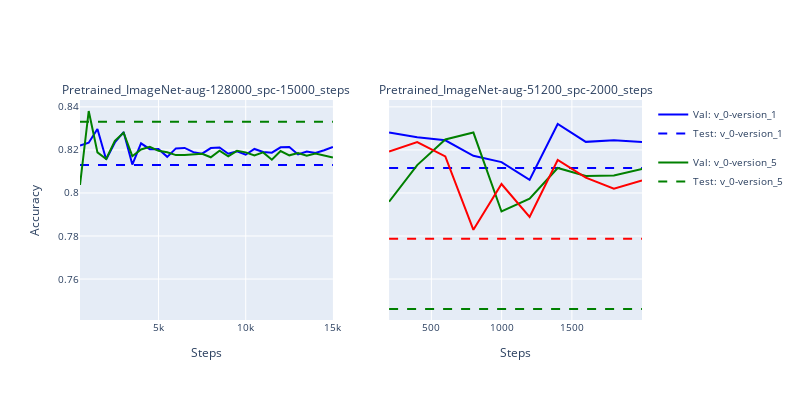
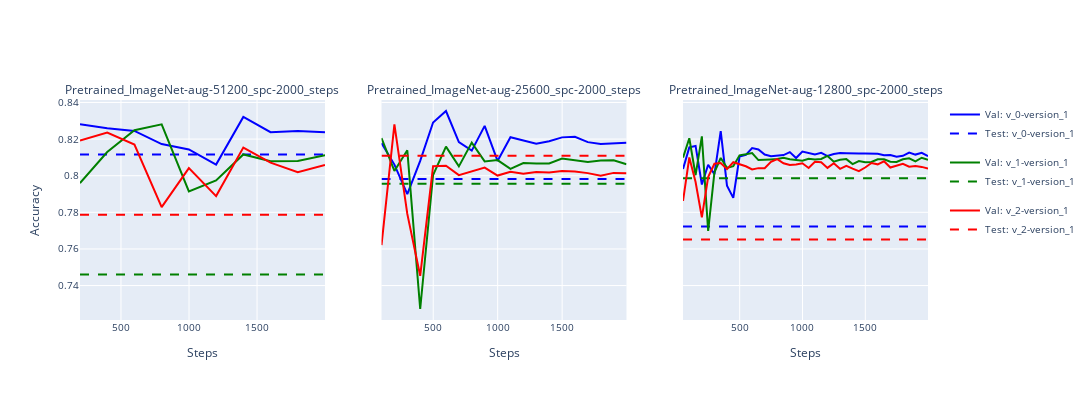
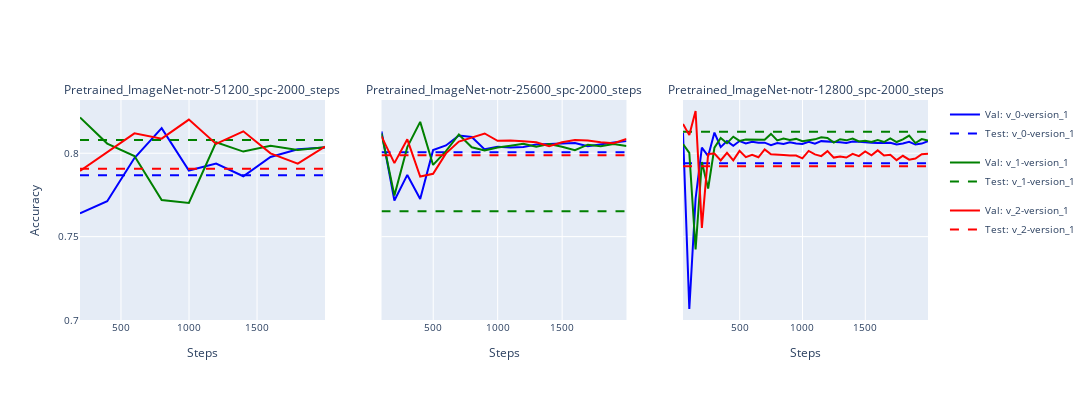

The code cell stored with these charts, in order, in its notebook:
### Code cell
from pcam.utils import plot_results_plotly

plot_results_plotly(sorted_list=['Pretrained_ImageNet-aug-128000_spc-15000_steps','Pretrained_ImageNet-aug-51200_spc-2000_steps'], stats=supervised_stats)

plot_results_plotly(sorted_list=['Pretrained_ImageNet-aug-51200_spc-2000_steps',
                          'Pretrained_ImageNet-aug-25600_spc-2000_steps',
                          'Pretrained_ImageNet-aug-12800_spc-2000_steps'], stats=supervised_stats)

plot_results_plotly(sorted_list=['Pretrained_ImageNet-notr-51200_spc-2000_steps',
                          'Pretrained_ImageNet-notr-25600_spc-2000_steps',
                          'Pretrained_ImageNet-notr-12800_spc-2000_steps'], stats=supervised_stats)

### Figure 1 — Plotly figure (JSON) as saved in the notebook; plotly's stock layout.template omitted (floating-point values rounded to 4 significant figures)
{"data": [{"legendgroup": "Pretrained_ImageNet-aug-128000_spc-15000_steps_v_0-version_1", "line": {"color": "blue"}, "mode": "lines", "name": "Val: v_0-version_1", "showlegend": true, "type": "scatter", "x": [499, 999, 1499, 1999, 2499, 2999, 3499, 3999, 4499, 4999, 5499, 5999, 6499, 6999, 7499, 7999, 8499, 8999, 9499, 9999, 10499, 10999, 11499, 11999, 12499, 12999, 13499, 13999, 14499, 14999], "xaxis": "x", "y": [0.822, 0.8233, 0.8297, 0.8155, 0.8235, 0.8283, 0.8132, 0.8231, 0.8203, 0.8204, 0.8168, 0.8207, 0.8209, 0.819, 0.8182, 0.8209, 0.8211, 0.8182, 0.8194, 0.8177, 0.8204, 0.819, 0.8187, 0.8212, 0.8213, 0.8179, 0.8193, 0.8186, 0.8199, 0.8214], "yaxis": "y"}, {"legendgroup": "Pretrained_ImageNet-aug-128000_spc-15000_steps_v_0-version_1", "line": {"color": "blue", "dash": "dash"}, "mode": "lines", "name": "Test: v_0-version_1", "showlegend": true, "type": "scatter", "x": [499, 14999], "xaxis": "x", "y": [0.813, 0.813], "yaxis": "y"}, {"legendgroup": "Pretrained_ImageNet-aug-128000_spc-15000_steps_v_0-version_5", "line": {"color": "green"}, "mode": "lines", "name": "Val: v_0-version_5", "showlegend": true, "type": "scatter", "x": [499, 999, 1499, 1999, 2499, 2999, 3499, 3999, 4499, 4999, 5499, 5999, 6499, 6999, 7499, 7999, 8499, 8999, 9499, 9999, 10499, 10999, 11499, 11999, 12499, 12999, 13499, 13999, 14499, 14999], "xaxis": "x", "y": [0.8037, 0.8381, 0.8188, 0.8158, 0.8242, 0.828, 0.8171, 0.8202, 0.8215, 0.8196, 0.8189, 0.8176, 0.8176, 0.8177, 0.8182, 0.8166, 0.8196, 0.817, 0.8196, 0.8188, 0.8174, 0.8188, 0.8154, 0.8195, 0.8175, 0.8185, 0.8173, 0.8183, 0.8174, 0.8164], "yaxis": "y"}, {"legendgroup": "Pretrained_ImageNet-aug-128000_spc-15000_steps_v_0-version_5", "line": {"color": "green", "dash": "dash"}, "mode": "lines", "name": "Test: v_0-version_5", "showlegend": true, "type": "scatter", "x": [499, 14999], "xaxis": "x", "y": [0.833, 0.833], "yaxis": "y"}, {"legendgroup": "Pretrained_ImageNet-aug-51200_spc-2000_steps_v_0-version_1", "line": {"color": "blue"}, "mode": "lines", "name": "Val: v_0-version_1", "showlegend": false, "type": "scatter", "x": [199, 399, 599, 799, 999, 1199, 1399, 1599, 1799, 1999], "xaxis": "x2", "y": [0.8281, 0.8259, 0.8245, 0.8173, 0.8143, 0.8061, 0.8321, 0.8237, 0.8245, 0.8237], "yaxis": "y2"}, {"legendgroup": "Pretrained_ImageNet-aug-51200_spc-2000_steps_v_0-version_1", "line": {"color": "blue", "dash": "dash"}, "mode": "lines", "name": "Test: v_0-version_1", "showlegend": false, "type": "scatter", "x": [199, 1999], "xaxis": "x2", "y": [0.8116, 0.8116], "yaxis": "y2"}, {"legendgroup": "Pretrained_ImageNet-aug-51200_spc-2000_steps_v_1-version_1", "line": {"color": "green"}, "mode": "lines", "name": "Val: v_1-version_1", "showlegend": false, "type": "scatter", "x": [199, 399, 599, 799, 999, 1199, 1399, 1599, 1799, 1999], "xaxis": "x2", "y": [0.7959, 0.8129, 0.8249, 0.8281, 0.7914, 0.7974, 0.8116, 0.8079, 0.8081, 0.8112], "yaxis": "y2"}, {"legendgroup": "Pretrained_ImageNet-aug-51200_spc-2000_steps_v_1-version_1", "line": {"color": "green", "dash": "dash"}, "mode": "lines", "name": "Test: v_1-version_1", "showlegend": false, "type": "scatter", "x": [199, 1999], "xaxis": "x2", "y": [0.7461, 0.7461], "yaxis": "y2"}, {"legendgroup": "Pretrained_ImageNet-aug-51200_spc-2000_steps_v_2-version_1", "line": {"color": "red"}, "mode": "lines", "name": "Val: v_2-version_1", "showlegend": false, "type": "scatter", "x": [199, 399, 599, 799, 999, 1199, 1399, 1599, 1799, 1999], "xaxis": "x2", "y": [0.8193, 0.8236, 0.817, 0.7829, 0.8041, 0.7889, 0.8153, 0.8071, 0.8019, 0.8058], "yaxis": "y2"}, {"legendgroup": "Pretrained_ImageNet-aug-51200_spc-2000_steps_v_2-version_1", "line": {"color": "red", "dash": "dash"}, "mode": "lines", "name": "Test: v_2-version_1", "showlegend": false, "type": "scatter", "x": [199, 1999], "xaxis": "x2", "y": [0.7787, 0.7787], "yaxis": "y2"}], "layout": {"annotations": [{"font": {"size": 12}, "showarrow": false, "text": "Pretrained_ImageNet-aug-128000_spc-15000_steps", "x": 0.225, "xanchor": "center", "xref": "paper", "y": 1, "yanchor": "bottom", "yref": "paper"}, {"font": {"size": 12}, "showarrow": false, "text": "Pretrained_ImageNet-aug-51200_spc-2000_steps", "x": 0.775, "xanchor": "center", "xref": "paper", "y": 1, "yanchor": "bottom", "yref": "paper"}], "font": {"size": 10}, "height": 400, "width": 800, "xaxis": {"anchor": "y", "domain": [0, 0.45], "title": {"text": "Steps"}}, "xaxis2": {"anchor": "y2", "domain": [0.55, 1], "title": {"text": "Steps"}}, "yaxis": {"anchor": "x", "domain": [0, 1], "title": {"text": "Accuracy"}}, "yaxis2": {"anchor": "x2", "domain": [0, 1], "matches": "y", "showticklabels": false}}}

### Figure 2 — Plotly figure (JSON) as saved in the notebook; plotly's stock layout.template omitted (floating-point values rounded to 4 significant figures)
{"data": [{"legendgroup": "Pretrained_ImageNet-aug-51200_spc-2000_steps_v_0-version_1", "line": {"color": "blue"}, "mode": "lines", "name": "Val: v_0-version_1", "showlegend": true, "type": "scatter", "x": [199, 399, 599, 799, 999, 1199, 1399, 1599, 1799, 1999], "xaxis": "x", "y": [0.8281, 0.8259, 0.8245, 0.8173, 0.8143, 0.8061, 0.8321, 0.8237, 0.8245, 0.8237], "yaxis": "y"}, {"legendgroup": "Pretrained_ImageNet-aug-51200_spc-2000_steps_v_0-version_1", "line": {"color": "blue", "dash": "dash"}, "mode": "lines", "name": "Test: v_0-version_1", "showlegend": true, "type": "scatter", "x": [199, 1999], "xaxis": "x", "y": [0.8116, 0.8116], "yaxis": "y"}, {"legendgroup": "Pretrained_ImageNet-aug-51200_spc-2000_steps_v_1-version_1", "line": {"color": "green"}, "mode": "lines", "name": "Val: v_1-version_1", "showlegend": true, "type": "scatter", "x": [199, 399, 599, 799, 999, 1199, 1399, 1599, 1799, 1999], "xaxis": "x", "y": [0.7959, 0.8129, 0.8249, 0.8281, 0.7914, 0.7974, 0.8116, 0.8079, 0.8081, 0.8112], "yaxis": "y"}, {"legendgroup": "Pretrained_ImageNet-aug-51200_spc-2000_steps_v_1-version_1", "line": {"color": "green", "dash": "dash"}, "mode": "lines", "name": "Test: v_1-version_1", "showlegend": true, "type": "scatter", "x": [199, 1999], "xaxis": "x", "y": [0.7461, 0.7461], "yaxis": "y"}, {"legendgroup": "Pretrained_ImageNet-aug-51200_spc-2000_steps_v_2-version_1", "line": {"color": "red"}, "mode": "lines", "name": "Val: v_2-version_1", "showlegend": true, "type": "scatter", "x": [199, 399, 599, 799, 999, 1199, 1399, 1599, 1799, 1999], "xaxis": "x", "y": [0.8193, 0.8236, 0.817, 0.7829, 0.8041, 0.7889, 0.8153, 0.8071, 0.8019, 0.8058], "yaxis": "y"}, {"legendgroup": "Pretrained_ImageNet-aug-51200_spc-2000_steps_v_2-version_1", "line": {"color": "red", "dash": "dash"}, "mode": "lines", "name": "Test: v_2-version_1", "showlegend": true, "type": "scatter", "x": [199, 1999], "xaxis": "x", "y": [0.7787, 0.7787], "yaxis": "y"}, {"legendgroup": "Pretrained_ImageNet-aug-25600_spc-2000_steps_v_0-version_1", "line": {"color": "blue"}, "mode": "lines", "name": "Val: v_0-version_1", "showlegend": false, "type": "scatter", "x": [99, 199, 299, 399, 499, 599, 699, 799, 899, 999, 1099, 1199, 1299, 1399, 1499, 1599, 1699, 1799, 1899, 1999], "xaxis": "x2", "y": [0.8178, 0.8061, 0.7899, 0.8081, 0.8291, 0.8353, 0.8183, 0.8137, 0.8272, 0.8081, 0.821, 0.8191, 0.8175, 0.8188, 0.8209, 0.8213, 0.8183, 0.8173, 0.8177, 0.8179], "yaxis": "y2"}, {"legendgroup": "Pretrained_ImageNet-aug-25600_spc-2000_steps_v_0-version_1", "line": {"color": "blue", "dash": "dash"}, "mode": "lines", "name": "Test: v_0-version_1", "showlegend": false, "type": "scatter", "x": [99, 1999], "xaxis": "x2", "y": [0.7982, 0.7982], "yaxis": "y2"}, {"legendgroup": "Pretrained_ImageNet-aug-25600_spc-2000_steps_v_1-version_1", "line": {"color": "green"}, "mode": "lines", "name": "Val: v_1-version_1", "showlegend": false, "type": "scatter", "x": [99, 199, 299, 399, 499, 599, 699, 799, 899, 999, 1099, 1199, 1299, 1399, 1499, 1599, 1699, 1799, 1899, 1999], "xaxis": "x2", "y": [0.8205, 0.8026, 0.8139, 0.7272, 0.8004, 0.8159, 0.8051, 0.8181, 0.8078, 0.8085, 0.8037, 0.8069, 0.8067, 0.8067, 0.8094, 0.8083, 0.8075, 0.8083, 0.8084, 0.8063], "yaxis": "y2"}, {"legendgroup": "Pretrained_ImageNet-aug-25600_spc-2000_steps_v_1-version_1", "line": {"color": "green", "dash": "dash"}, "mode": "lines", "name": "Test: v_1-version_1", "showlegend": false, "type": "scatter", "x": [99, 1999], "xaxis": "x2", "y": [0.7957, 0.7957], "yaxis": "y2"}, {"legendgroup": "Pretrained_ImageNet-aug-25600_spc-2000_steps_v_2-version_1", "line": {"color": "red"}, "mode": "lines", "name": "Val: v_2-version_1", "showlegend": false, "type": "scatter", "x": [99, 199, 299, 399, 499, 599, 699, 799, 899, 999, 1099, 1199, 1299, 1399, 1499, 1599, 1699, 1799, 1899, 1999], "xaxis": "x2", "y": [0.7621, 0.8281, 0.7791, 0.7453, 0.8052, 0.8054, 0.8003, 0.8022, 0.8044, 0.8001, 0.8022, 0.8011, 0.802, 0.8017, 0.8025, 0.8023, 0.8014, 0.7999, 0.8015, 0.8014], "yaxis": "y2"}, {"legendgroup": "Pretrained_ImageNet-aug-25600_spc-2000_steps_v_2-version_1", "line": {"color": "red", "dash": "dash"}, "mode": "lines", "name": "Test: v_2-version_1", "showlegend": false, "type": "scatter", "x": [99, 1999], "xaxis": "x2", "y": [0.8109, 0.8109], "yaxis": "y2"}, {"legendgroup": "Pretrained_ImageNet-aug-12800_spc-2000_steps_v_0-version_1", "line": {"color": "blue"}, "mode": "lines", "name": "Val: v_0-version_1", "showlegend": false, "type": "scatter", "x": [49, 99, 149, 199, 249, 299, 349, 399, 449, 499, 549, 599, 649, 699, 749, 799, 849, 899, 949, 999, 1049, 1099, 1149, 1199, 1249, 1299, 1349, 1399, 1449, 1499, 1549, 1599, 1649, 1699, 1749, 1799, 1849, 1899, 1949, 1999], "xaxis": "x3", "y": [0.8037, 0.8155, 0.8163, 0.7952, 0.806, 0.8009, 0.8244, 0.7946, 0.7879, 0.8105, 0.8114, 0.8151, 0.8143, 0.8115, 0.8107, 0.8109, 0.8113, 0.8129, 0.8097, 0.8132, 0.8122, 0.8116, 0.8125, 0.8107, 0.8119, 0.8123, 0.8123, 0.812, 0.8121, 0.8121, 0.812, 0.8119, 0.8112, 0.8113, 0.8104, 0.8109, 0.8127, 0.8115, 0.8125, 0.8107], "yaxis": "y3"}, {"legendgroup": "Pretrained_ImageNet-aug-12800_spc-2000_steps_v_0-version_1", "line": {"color": "blue", "dash": "dash"}, "mode": "lines", "name": "Test: v_0-version_1", "showlegend": false, "type": "scatter", "x": [49, 1999], "xaxis": "x3", "y": [0.7722, 0.7722], "yaxis": "y3"}, {"legendgroup": "Pretrained_ImageNet-aug-12800_spc-2000_steps_v_1-version_1", "line": {"color": "green"}, "mode": "lines", "name": "Val: v_1-version_1", "showlegend": false, "type": "scatter", "x": [49, 99, 149, 199, 249, 299, 349, 399, 449, 499, 549, 599, 649, 699, 749, 799, 849, 899, 949, 999, 1049, 1099, 1149, 1199, 1249, 1299, 1349, 1399, 1449, 1499, 1549, 1599, 1649, 1699, 1749, 1799, 1849, 1899, 1949, 1999], "xaxis": "x3", "y": [0.8099, 0.8205, 0.8003, 0.8215, 0.7698, 0.8019, 0.8097, 0.8043, 0.8052, 0.8111, 0.8117, 0.8124, 0.8085, 0.8089, 0.8089, 0.8091, 0.8098, 0.8089, 0.8086, 0.8082, 0.8092, 0.8089, 0.8091, 0.8108, 0.8077, 0.8087, 0.8091, 0.8063, 0.808, 0.8073, 0.8075, 0.809, 0.8089, 0.8077, 0.8075, 0.8089, 0.8095, 0.8078, 0.8098, 0.8087], "yaxis": "y3"}, {"legendgroup": "Pretrained_ImageNet-aug-12800_spc-2000_steps_v_1-version_1", "line": {"color": "green", "dash": "dash"}, "mode": "lines", "name": "Test: v_1-version_1", "showlegend": false, "type": "scatter", "x": [49, 1999], "xaxis": "x3", "y": [0.7986, 0.7986], "yaxis": "y3"}, {"legendgroup": "Pretrained_ImageNet-aug-12800_spc-2000_steps_v_2-version_1", "line": {"color": "red"}, "mode": "lines", "name": "Val: v_2-version_1", "showlegend": false, "type": "scatter", "x": [49, 99, 149, 199, 249, 299, 349, 399, 449, 499, 549, 599, 649, 699, 749, 799, 849, 899, 949, 999, 1049, 1099, 1149, 1199, 1249, 1299, 1349, 1399, 1449, 1499, 1549, 1599, 1649, 1699, 1749, 1799, 1849, 1899, 1949, 1999], "xaxis": "x3", "y": [0.7862, 0.8099, 0.7965, 0.7772, 0.7992, 0.8065, 0.8069, 0.8036, 0.8073, 0.8063, 0.8051, 0.8034, 0.8041, 0.8041, 0.8076, 0.8091, 0.8068, 0.8058, 0.8061, 0.8068, 0.8042, 0.8076, 0.8074, 0.8043, 0.8068, 0.8037, 0.8054, 0.8039, 0.8025, 0.8045, 0.8069, 0.8062, 0.8079, 0.8045, 0.8055, 0.8065, 0.8049, 0.8053, 0.8048, 0.8039], "yaxis": "y3"}, {"legendgroup": "Pretrained_ImageNet-aug-12800_spc-2000_steps_v_2-version_1", "line": {"color": "red", "dash": "dash"}, "mode": "lines", "name": "Test: v_2-version_1", "showlegend": false, "type": "scatter", "x": [49, 1999], "xaxis": "x3", "y": [0.7652, 0.7652], "yaxis": "y3"}], "layout": {"annotations": [{"font": {"size": 12}, "showarrow": false, "text": "Pretrained_ImageNet-aug-51200_spc-2000_steps", "x": 0.1444, "xanchor": "center", "xref": "paper", "y": 1, "yanchor": "bottom", "yref": "paper"}, {"font": {"size": 12}, "showarrow": false, "text": "Pretrained_ImageNet-aug-25600_spc-2000_steps", "x": 0.5, "xanchor": "center", "xref": "paper", "y": 1, "yanchor": "bottom", "yref": "paper"}, {"font": {"size": 12}, "showarrow": false, "text": "Pretrained_ImageNet-aug-12800_spc-2000_steps", "x": 0.8556, "xanchor": "center", "xref": "paper", "y": 1, "yanchor": "bottom", "yref": "paper"}], "font": {"size": 10}, "height": 400, "width": 1200, "xaxis": {"anchor": "y", "domain": [0, 0.2889], "title": {"text": "Steps"}}, "xaxis2": {"anchor": "y2", "domain": [0.3556, 0.6444], "title": {"text": "Steps"}}, "xaxis3": {"anchor": "y3", "domain": [0.7111, 1], "title": {"text": "Steps"}}, "yaxis": {"anchor": "x", "domain": [0, 1], "title": {"text": "Accuracy"}}, "yaxis2": {"anchor": "x2", "domain": [0, 1], "matches": "y", "showticklabels": false}, "yaxis3": {"anchor": "x3", "domain": [0, 1], "matches": "y", "showticklabels": false}}}

### Figure 3 — Plotly figure (JSON) as saved in the notebook; plotly's stock layout.template omitted (floating-point values rounded to 4 significant figures)
{"data": [{"legendgroup": "Pretrained_ImageNet-notr-51200_spc-2000_steps_v_0-version_1", "line": {"color": "blue"}, "mode": "lines", "name": "Val: v_0-version_1", "showlegend": true, "type": "scatter", "x": [199, 399, 599, 799, 999, 1199, 1399, 1599, 1799, 1999], "xaxis": "x", "y": [0.7639, 0.7713, 0.7971, 0.8151, 0.7896, 0.7938, 0.7862, 0.7977, 0.8023, 0.8035], "yaxis": "y"}, {"legendgroup": "Pretrained_ImageNet-notr-51200_spc-2000_steps_v_0-version_1", "line": {"color": "blue", "dash": "dash"}, "mode": "lines", "name": "Test: v_0-version_1", "showlegend": true, "type": "scatter", "x": [199, 1999], "xaxis": "x", "y": [0.7868, 0.7868], "yaxis": "y"}, {"legendgroup": "Pretrained_ImageNet-notr-51200_spc-2000_steps_v_1-version_1", "line": {"color": "green"}, "mode": "lines", "name": "Val: v_1-version_1", "showlegend": true, "type": "scatter", "x": [199, 399, 599, 799, 999, 1199, 1399, 1599, 1799, 1999], "xaxis": "x", "y": [0.8215, 0.8058, 0.7983, 0.7719, 0.7702, 0.8066, 0.801, 0.8045, 0.8019, 0.8037], "yaxis": "y"}, {"legendgroup": "Pretrained_ImageNet-notr-51200_spc-2000_steps_v_1-version_1", "line": {"color": "green", "dash": "dash"}, "mode": "lines", "name": "Test: v_1-version_1", "showlegend": true, "type": "scatter", "x": [199, 1999], "xaxis": "x", "y": [0.8079, 0.8079], "yaxis": "y"}, {"legendgroup": "Pretrained_ImageNet-notr-51200_spc-2000_steps_v_2-version_1", "line": {"color": "red"}, "mode": "lines", "name": "Val: v_2-version_1", "showlegend": true, "type": "scatter", "x": [199, 399, 599, 799, 999, 1199, 1399, 1599, 1799, 1999], "xaxis": "x", "y": [0.7893, 0.8004, 0.8119, 0.8087, 0.8202, 0.8056, 0.8131, 0.7999, 0.7938, 0.804], "yaxis": "y"}, {"legendgroup": "Pretrained_ImageNet-notr-51200_spc-2000_steps_v_2-version_1", "line": {"color": "red", "dash": "dash"}, "mode": "lines", "name": "Test: v_2-version_1", "showlegend": true, "type": "scatter", "x": [199, 1999], "xaxis": "x", "y": [0.7907, 0.7907], "yaxis": "y"}, {"legendgroup": "Pretrained_ImageNet-notr-25600_spc-2000_steps_v_0-version_1", "line": {"color": "blue"}, "mode": "lines", "name": "Val: v_0-version_1", "showlegend": false, "type": "scatter", "x": [99, 199, 299, 399, 499, 599, 699, 799, 899, 999, 1099, 1199, 1299, 1399, 1499, 1599, 1699, 1799, 1899, 1999], "xaxis": "x2", "y": [0.8131, 0.7717, 0.787, 0.7726, 0.8019, 0.8047, 0.8107, 0.8097, 0.8023, 0.8039, 0.8034, 0.8038, 0.8052, 0.8055, 0.8059, 0.8061, 0.8043, 0.8055, 0.8065, 0.8073], "yaxis": "y2"}, {"legendgroup": "Pretrained_ImageNet-notr-25600_spc-2000_steps_v_0-version_1", "line": {"color": "blue", "dash": "dash"}, "mode": "lines", "name": "Test: v_0-version_1", "showlegend": false, "type": "scatter", "x": [99, 1999], "xaxis": "x2", "y": [0.8007, 0.8007], "yaxis": "y2"}, {"legendgroup": "Pretrained_ImageNet-notr-25600_spc-2000_steps_v_1-version_1", "line": {"color": "green"}, "mode": "lines", "name": "Val: v_1-version_1", "showlegend": false, "type": "scatter", "x": [99, 199, 299, 399, 499, 599, 699, 799, 899, 999, 1099, 1199, 1299, 1399, 1499, 1599, 1699, 1799, 1899, 1999], "xaxis": "x2", "y": [0.8119, 0.7747, 0.8037, 0.8188, 0.793, 0.8013, 0.8113, 0.8036, 0.8017, 0.8034, 0.8045, 0.8057, 0.8039, 0.8055, 0.8039, 0.8019, 0.8051, 0.8042, 0.8055, 0.8044], "yaxis": "y2"}, {"legendgroup": "Pretrained_ImageNet-notr-25600_spc-2000_steps_v_1-version_1", "line": {"color": "green", "dash": "dash"}, "mode": "lines", "name": "Test: v_1-version_1", "showlegend": false, "type": "scatter", "x": [99, 1999], "xaxis": "x2", "y": [0.7652, 0.7652], "yaxis": "y2"}, {"legendgroup": "Pretrained_ImageNet-notr-25600_spc-2000_steps_v_2-version_1", "line": {"color": "red"}, "mode": "lines", "name": "Val: v_2-version_1", "showlegend": false, "type": "scatter", "x": [99, 199, 299, 399, 499, 599, 699, 799, 899, 999, 1099, 1199, 1299, 1399, 1499, 1599, 1699, 1799, 1899, 1999], "xaxis": "x2", "y": [0.8101, 0.7941, 0.8083, 0.786, 0.7877, 0.7999, 0.807, 0.8097, 0.8119, 0.8075, 0.8076, 0.8071, 0.8065, 0.8043, 0.8066, 0.808, 0.8077, 0.8067, 0.8061, 0.8085], "yaxis": "y2"}, {"legendgroup": "Pretrained_ImageNet-notr-25600_spc-2000_steps_v_2-version_1", "line": {"color": "red", "dash": "dash"}, "mode": "lines", "name": "Test: v_2-version_1", "showlegend": false, "type": "scatter", "x": [99, 1999], "xaxis": "x2", "y": [0.7988, 0.7988], "yaxis": "y2"}, {"legendgroup": "Pretrained_ImageNet-notr-12800_spc-2000_steps_v_0-version_1", "line": {"color": "blue"}, "mode": "lines", "name": "Val: v_0-version_1", "showlegend": false, "type": "scatter", "x": [49, 99, 149, 199, 249, 299, 349, 399, 449, 499, 549, 599, 649, 699, 749, 799, 849, 899, 949, 999, 1049, 1099, 1149, 1199, 1249, 1299, 1349, 1399, 1449, 1499, 1549, 1599, 1649, 1699, 1749, 1799, 1849, 1899, 1949, 1999], "xaxis": "x3", "y": [0.8122, 0.7066, 0.7727, 0.8033, 0.7983, 0.8124, 0.8037, 0.8073, 0.8045, 0.8073, 0.8059, 0.8069, 0.8063, 0.8063, 0.8049, 0.8061, 0.8055, 0.8065, 0.8059, 0.8056, 0.8069, 0.8057, 0.8073, 0.8071, 0.807, 0.8065, 0.8061, 0.807, 0.8069, 0.8065, 0.8063, 0.8062, 0.8061, 0.8063, 0.8053, 0.8058, 0.8069, 0.8052, 0.8058, 0.8073], "yaxis": "y3"}, {"legendgroup": "Pretrained_ImageNet-notr-12800_spc-2000_steps_v_0-version_1", "line": {"color": "blue", "dash": "dash"}, "mode": "lines", "name": "Test: v_0-version_1", "showlegend": false, "type": "scatter", "x": [49, 1999], "xaxis": "x3", "y": [0.7939, 0.7939], "yaxis": "y3"}, {"legendgroup": "Pretrained_ImageNet-notr-12800_spc-2000_steps_v_1-version_1", "line": {"color": "green"}, "mode": "lines", "name": "Val: v_1-version_1", "showlegend": false, "type": "scatter", "x": [49, 99, 149, 199, 249, 299, 349, 399, 449, 499, 549, 599, 649, 699, 749, 799, 849, 899, 949, 999, 1049, 1099, 1149, 1199, 1249, 1299, 1349, 1399, 1449, 1499, 1549, 1599, 1649, 1699, 1749, 1799, 1849, 1899, 1949, 1999], "xaxis": "x3", "y": [0.8055, 0.8003, 0.7423, 0.7947, 0.7789, 0.8033, 0.8092, 0.806, 0.8099, 0.8074, 0.8083, 0.8083, 0.8085, 0.8081, 0.8116, 0.8077, 0.8089, 0.808, 0.8086, 0.8072, 0.8078, 0.8083, 0.8096, 0.8091, 0.8064, 0.8084, 0.8077, 0.8088, 0.8071, 0.8075, 0.8067, 0.8079, 0.8067, 0.8089, 0.8067, 0.8083, 0.8106, 0.8061, 0.8085, 0.8077], "yaxis": "y3"}, {"legendgroup": "Pretrained_ImageNet-notr-12800_spc-2000_steps_v_1-version_1", "line": {"color": "green", "dash": "dash"}, "mode": "lines", "name": "Test: v_1-version_1", "showlegend": false, "type": "scatter", "x": [49, 1999], "xaxis": "x3", "y": [0.8128, 0.8128], "yaxis": "y3"}, {"legendgroup": "Pretrained_ImageNet-notr-12800_spc-2000_steps_v_2-version_1", "line": {"color": "red"}, "mode": "lines", "name": "Val: v_2-version_1", "showlegend": false, "type": "scatter", "x": [49, 99, 149, 199, 249, 299, 349, 399, 449, 499, 549, 599, 649, 699, 749, 799, 849, 899, 949, 999, 1049, 1099, 1149, 1199, 1249, 1299, 1349, 1399, 1449, 1499, 1549, 1599, 1649, 1699, 1749, 1799, 1849, 1899, 1949, 1999], "xaxis": "x3", "y": [0.8176, 0.8109, 0.8253, 0.7553, 0.7996, 0.7998, 0.7957, 0.8003, 0.7957, 0.8014, 0.7977, 0.799, 0.7976, 0.8023, 0.7993, 0.7993, 0.7989, 0.7987, 0.7986, 0.7969, 0.8014, 0.7993, 0.7983, 0.8013, 0.7974, 0.798, 0.7974, 0.7996, 0.7983, 0.8011, 0.7987, 0.8017, 0.7987, 0.7991, 0.7959, 0.7985, 0.7961, 0.7968, 0.7994, 0.7997], "yaxis": "y3"}, {"legendgroup": "Pretrained_ImageNet-notr-12800_spc-2000_steps_v_2-version_1", "line": {"color": "red", "dash": "dash"}, "mode": "lines", "name": "Test: v_2-version_1", "showlegend": false, "type": "scatter", "x": [49, 1999], "xaxis": "x3", "y": [0.7922, 0.7922], "yaxis": "y3"}], "layout": {"annotations": [{"font": {"size": 12}, "showarrow": false, "text": "Pretrained_ImageNet-notr-51200_spc-2000_steps", "x": 0.1444, "xanchor": "center", "xref": "paper", "y": 1, "yanchor": "bottom", "yref": "paper"}, {"font": {"size": 12}, "showarrow": false, "text": "Pretrained_ImageNet-notr-25600_spc-2000_steps", "x": 0.5, "xanchor": "center", "xref": "paper", "y": 1, "yanchor": "bottom", "yref": "paper"}, {"font": {"size": 12}, "showarrow": false, "text": "Pretrained_ImageNet-notr-12800_spc-2000_steps", "x": 0.8556, "xanchor": "center", "xref": "paper", "y": 1, "yanchor": "bottom", "yref": "paper"}], "font": {"size": 10}, "height": 400, "width": 1200, "xaxis": {"anchor": "y", "domain": [0, 0.2889], "title": {"text": "Steps"}}, "xaxis2": {"anchor": "y2", "domain": [0.3556, 0.6444], "title": {"text": "Steps"}}, "xaxis3": {"anchor": "y3", "domain": [0.7111, 1], "title": {"text": "Steps"}}, "yaxis": {"anchor": "x", "domain": [0, 1], "title": {"text": "Accuracy"}}, "yaxis2": {"anchor": "x2", "domain": [0, 1], "matches": "y", "showticklabels": false}, "yaxis3": {"anchor": "x3", "domain": [0, 1], "matches": "y", "showticklabels": false}}}
